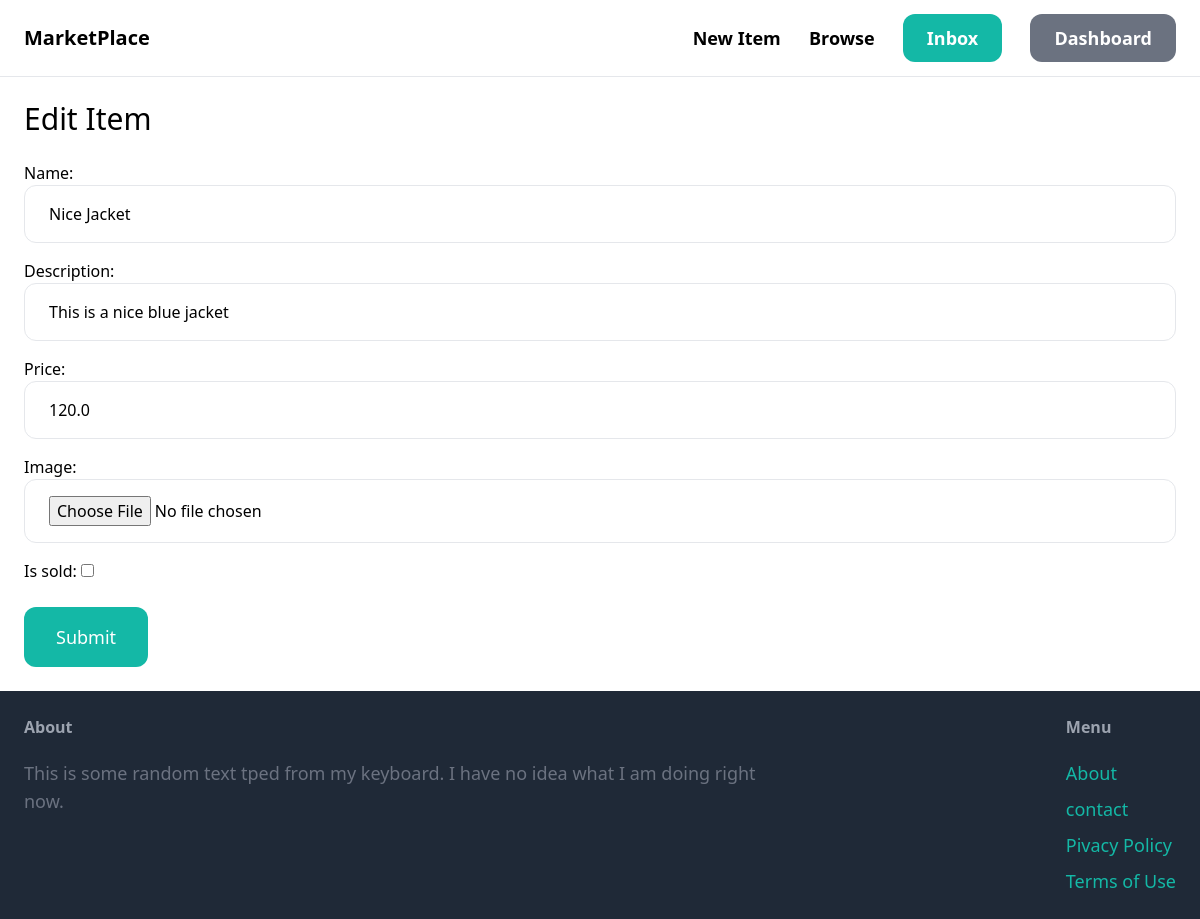
Screenshot of /items/4/edit/ (signed in) with the database file from the repository.
### item/models.py (models this page shows, shortened)
class Item(models.Model):
    category = models.ForeignKey(Category, related_name='items', on_delete=models.CASCADE) # If user deletes category, all items in that category are being deleted
    name = models.CharField(max_length=255)
    description = models.TextField(blank=True, null=True)
    price = models.FloatField()
    image = models.ImageField(upload_to='item_images', blank=True, null=True) #uploads and create item_mage location on the server if it doesn't exist.
    is_sold = models.BooleanField(default=False)
    created_by = models.ForeignKey(User, related_name='items', on_delete = models.CASCADE) #If user deletes all items, delte all items
    created_at = models.DateTimeField(auto_now_add=True)

### item/views.py (the view)
# urls.py: path('<int:pk>/edit/', views.edit, name='edit'),
@login_required
def edit(request, pk):
    item = get_object_or_404(Item, pk = pk, created_by = request.user)
    if request.method == 'POST':
        form = EditItemForm(request.POST, request.FILES, instance=item)
        if form.is_valid():
           form.save()
           return redirect('item:detail', pk=item.id)
    else:
        form = EditItemForm(instance=item)
    return render(request, 'item/form.html', {
        'form' : form,
        "title" : "Edit Item",
    })

### item/forms.py
class EditItemForm(forms.ModelForm):
    class Meta:
        model = Item
        fields=('name', 'description', 'price', 'image', 'is_sold')
        widgets = {
            'name': forms.TextInput(attrs={
                'class': INPUT_CLASSES
            }),
            'description': forms.TextInput(attrs={
                'class': INPUT_CLASSES
            }),
            'price': forms.NumberInput(attrs={
                'class': INPUT_CLASSES
            }),
            'image': forms.FileInput(attrs={
                'class': INPUT_CLASSES
            }),
 }

### item/templates/item/form.html (shortened to what this page needs)
{%extends 'core/base.html'%}
{% block content%}
<h1 class="mb-6 text-3xl"> {{title}}</h1>
<form method = "post" action="." enctype="multipart/form-data">
    <div class="space-y-4">
        {{form.as_p}}
    </div>
    <button class="mt-6 py-4 px-8 text-lg bg-teal-500 hover:bg-teal-700 rounded-xl text-white">Submit</button>
</form>
{%endblock%}

### rows the page displays
Item: name "Nice Jacket", description "This is a nice blue jacket", price "120.0"

### other values shown
{{ title }} "Edit Item"
